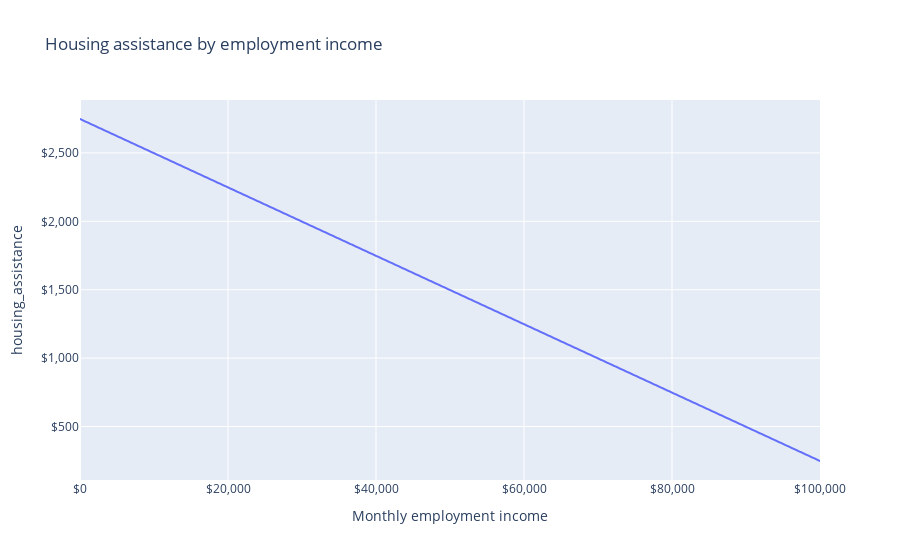

The notebook cell saved with this chart:
### Code cell
make_graph("employment_income", "Housing assistance by employment income", 100000)

### Figure 1 — Plotly figure (JSON) as saved in the notebook; plotly's stock layout.template omitted (floating-point values rounded to 4 significant figures; data arrays with more than 128 entries replaced by an {"elided": "..."} marker saying what was removed)
{"data": [{"hovertemplate": "Monthly employment income=%{x}<br>housing_assistance=%{y}<extra></extra>", "legendgroup": "", "line": {"color": "#636efa", "dash": "solid"}, "marker": {"symbol": "circle"}, "mode": "lines", "name": "", "showlegend": false, "type": "scattergl", "x": {"elided": "1001 int values"}, "xaxis": "x", "y": {"elided": "1001 float values"}, "yaxis": "y"}], "layout": {"legend": {"tracegroupgap": 0}, "title": {"text": "Housing assistance by employment income"}, "xaxis": {"anchor": "y", "domain": [0, 1], "tickformat": "$,", "title": {"text": "Monthly employment income"}}, "yaxis": {"anchor": "x", "domain": [0, 1], "tickformat": "$,", "title": {"text": "housing_assistance"}}}}
